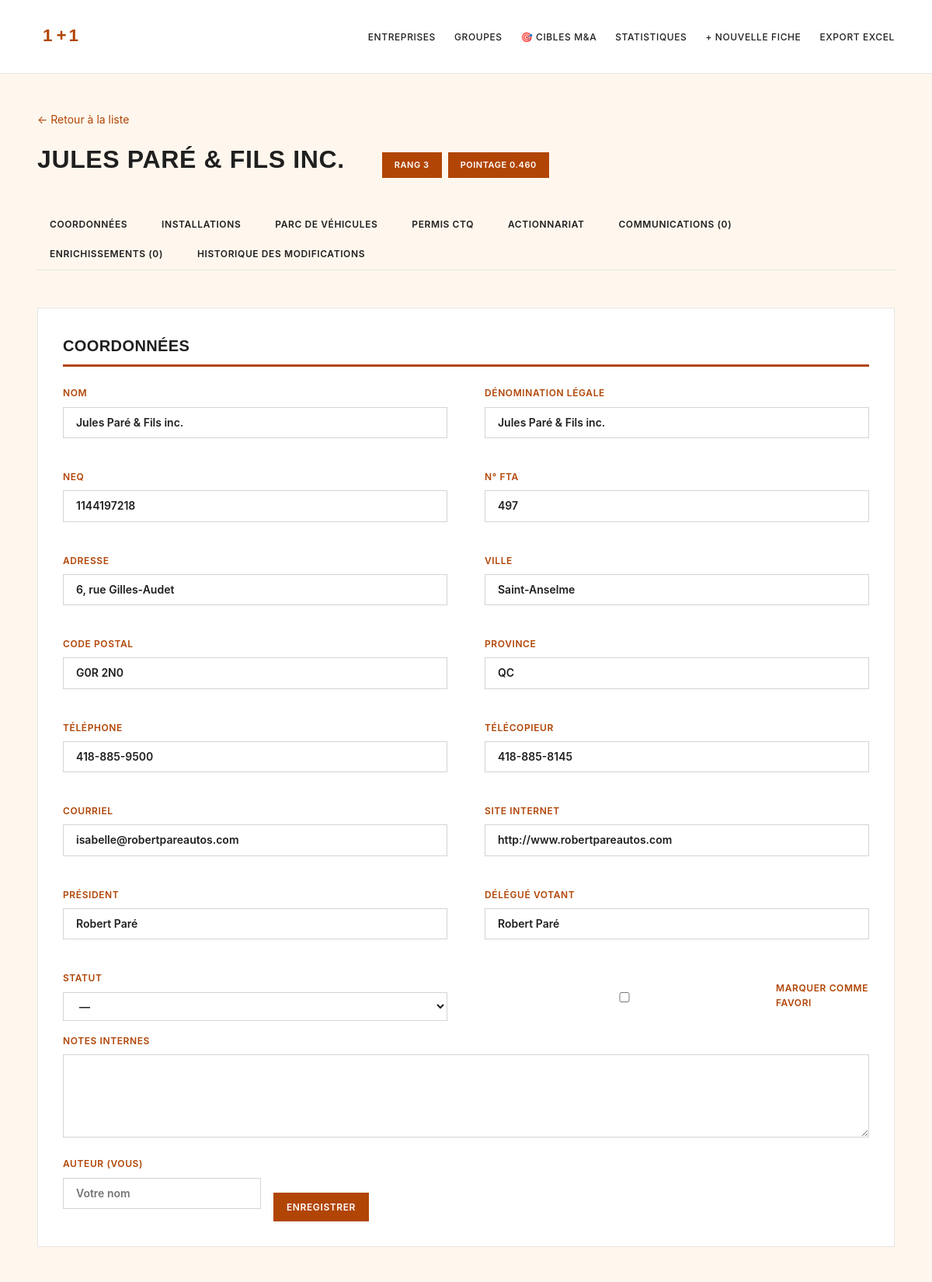
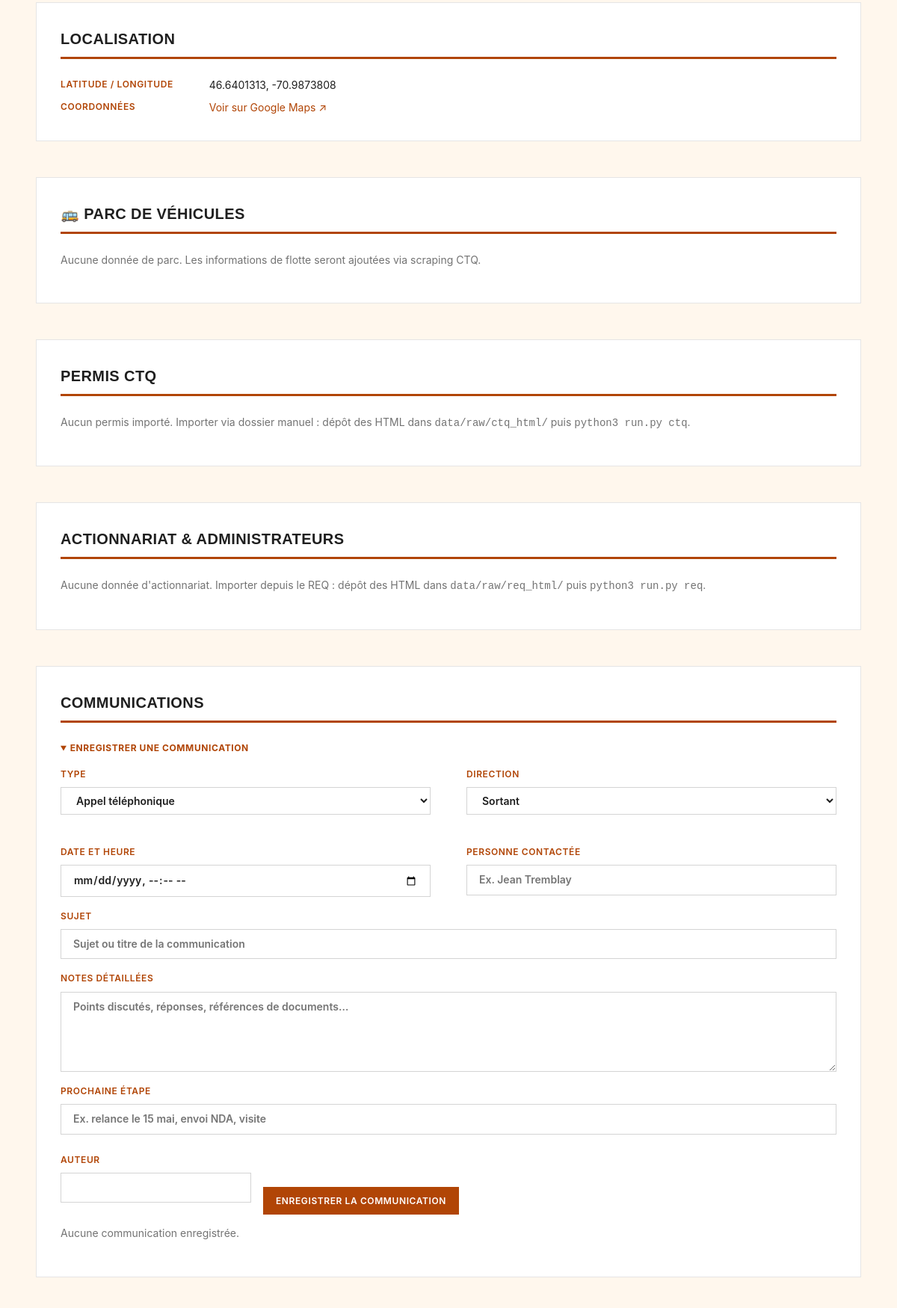
The app's page /op/162 (upper part) with its own data (2 pictures, top to bottom).
### tables this page shows
CREATE TABLE operators (
    id              INTEGER PRIMARY KEY AUTOINCREMENT,
    fta_no          TEXT UNIQUE,
    name            TEXT NOT NULL,
    legal_name      TEXT,
    neq             TEXT,
    address         TEXT,
    city            TEXT,
    postal          TEXT,
    province        TEXT,
    phone           TEXT,
    fax             TEXT,
    email           TEXT,
    website         TEXT,
    president       TEXT,
    delegue_votant  TEXT,
    lat             REAL,
    lng             REAL,
    place_id        TEXT,
    group_id        INTEGER REFERENCES groups(id),
    group_reason    TEXT,            -- why assigned to this group
    notes           TEXT,
    created_at      TEXT DEFAULT CURRENT_TIMESTAMP,
    updated_at      TEXT DEFAULT CURRENT_TIMESTAMP
, status TEXT, owner_flag INTEGER, last_contact_at TEXT);

CREATE TABLE scores (
    operator_id         INTEGER PRIMARY KEY REFERENCES operators(id) ON DELETE CASCADE,
    size_score          REAL,
    independence_score  REAL,
    clarity_score       REAL,
    succession_score    REAL,
    ma_fit_score        REAL,
    rank                INTEGER,
    rationale           TEXT,
    scored_at           TEXT DEFAULT CURRENT_TIMESTAMP
);

### src/webapp.py (the view)
@app.route("/op/<int:op_id>")
def op_detail(op_id: int):
    db = get_db()
    op = db.execute("""
        SELECT o.*, g.name AS group_name, g.kind AS group_kind,
               g.is_excluded AS group_excluded,
               s.rank, s.ma_fit_score, s.size_score, s.independence_score,
               s.clarity_score, s.succession_score, s.rationale
        FROM operators o
        LEFT JOIN groups g ON o.group_id = g.id
        LEFT JOIN scores s ON s.operator_id = o.id
        WHERE o.id = ?
    """, (op_id,)).fetchone()
    if not op:
        abort(404)
    facility = db.execute(
        "SELECT * FROM facility WHERE operator_id=? ORDER BY id DESC LIMIT 1",
        (op_id,)).fetchone()
    fleet = db.execute(
        "SELECT * FROM fleet WHERE operator_id=? ORDER BY id DESC",
        (op_id,)).fetchall()
    permits = db.execute(
        "SELECT * FROM permits WHERE operator_id=? ORDER BY permit_type",
        (op_id,)).fetchall()
    ownership = db.execute(
        "SELECT * FROM ownership WHERE operator_id=? ORDER BY role, entity_name",
        (op_id,)).fetchall()
    comms = db.execute(
        "SELECT * FROM communications WHERE operator_id=? "
        "ORDER BY occurred_at DESC, id DESC", (op_id,)).fetchall()
    enrichments = db.execute(
        "SELECT * FROM enrichments WHERE operator_id=? "
        "ORDER BY created_at DESC", (op_id,)).fetchall()
    edits = db.execute(
        "SELECT * FROM edit_log WHERE operator_id=? "
        "ORDER BY created_at DESC LIMIT 50", (op_id,)).fetchall()
    return render_template("op_detail.html",
                           op=op, facility=facility, fleet=fleet,
                           permits=permits, ownership=ownership,
                           comms=comms, enrichments=enrichments, edits=edits)

### src/templates/op_detail.html (shortened to what this page needs)
{% extends "base.html" %}
{% block content %}
<p class="muted"><a href="{{ url_for('index') }}">← Retour à la liste</a></p>
<header class="op-header">
  <h1>
    {{ op['name'] }}
  </h1>
  <div class="badges">
    {% if op['rank'] %}<span class="badge">Rang {{ op['rank'] }}</span>{% endif %}
    {% if op['ma_fit_score'] is not none %}
      <span class="badge">Pointage {{ '%.3f' % op['ma_fit_score'] }}</span>
    {% endif %}
  </div>
</header>
<nav class="tabs">
  <a href="#coordonnees">Coordonnées</a>
  <a href="#installations">Installations</a>
  <a href="#fleet">Parc de véhicules</a>
  <a href="#permis">Permis CTQ</a>
  <a href="#actionnariat">Actionnariat</a>
  <a href="#communications">Communications ({{ comms|length }})</a>
  <a href="#enrichissements">Enrichissements ({{ enrichments|length }})</a>
  <a href="#historique">Historique des modifications</a>
</nav>
<section id="coordonnees" class="card">
  <h2>Coordonnées</h2>
  <form method="post" action="{{ url_for('op_edit', op_id=op['id']) }}">
    <div class="grid2">
      <label>Nom
        <input name="name" value="{{ op['name'] or '' }}" required>
      </label>
      <label>Dénomination légale
        <input name="legal_name" value="{{ op['legal_name'] or '' }}">
      </label>
      <label>NEQ
        <input name="neq" value="{{ op['neq'] or '' }}" pattern="\d{10}" maxlength="10">
      </label>
      <label>N° FTA
        <input value="{{ op['fta_no'] or '' }}" disabled>
      </label>
      <label>Adresse
        <input name="address" value="{{ op['address'] or '' }}">
      </label>
      <label>Ville
        <input name="city" value="{{ op['city'] or '' }}">
      </label>
      <label>Code postal
        <input name="postal" value="{{ op['postal'] or '' }}">
      </label>
      <label>Province
        <input name="province" value="{{ op['province'] or 'QC' }}">
      </label>
      <label>Téléphone
        <input name="phone" value="{{ op['phone'] or '' }}">
      </label>
      <label>Télécopieur
        <input name="fax" value="{{ op['fax'] or '' }}">
      </label>
      <label>Courriel
        <input name="email" type="email" value="{{ op['email'] or '' }}">
      </label>
      <label>Site Internet
        <input name="website" value="{{ op['website'] or '' }}">
      </label>
      <label>Président
        <input name="president" value="{{ op['president'] or '' }}">
      </label>
      <label>Délégué votant
        <input name="delegue_votant" value="{{ op['delegue_votant'] or '' }}">
      </label>
      <label>Statut
        <select name="status">
          <option value="">—</option>
        </select>
      </label>
      <label class="check">
        <input type="checkbox" name="owner_flag" value="1" {% if op['owner_flag'] %}checked{% endif %}>
        Marquer comme favori
      </label>
    </div>
    <label>Notes internes
      <textarea name="notes" rows="4">{{ op['notes'] or '' }}</textarea>
    </label>
    <div class="row">
      <label>Auteur (vous)
        <input name="author" value="{{ author }}" placeholder="Votre nom" required>
      </label>
      <button type="submit">Enregistrer</button>
    </div>
  </form>
</section>
<section id="installations" class="card">
  <h2>Localisation</h2>
  {% if op['lat'] and op['lng'] %}
    <dl class="kv">
      <dt>Latitude / Longitude</dt>
      <dd>{{ op['lat'] }}, {{ op['lng'] }}</dd>
      <dt>Coordonnées</dt>
      <dd><a href="https://maps.google.com/?q={{ op['lat'] }},{{ op['lng'] }}" target="_blank">Voir sur Google Maps ↗</a></dd>
    </dl>
  {% else %}
    <p class="muted">Coordonnées géographiques non disponibles.</p>
  {% endif %}
</section>
<section id="fleet" class="card">
  <h2>🚌 Parc de véhicules</h2>
  {% if fleet %}
    {% set latest_fleet = fleet[0] %}
    <div style="display: grid; grid-template-columns: repeat(2, 1fr); gap: 1rem;">
      <div style="background: #f5f5f5; padding: 1rem; border-radius: 4px;">
        <div style="font-size: 32px; font-weight: bold; color: #d8534a;">{{ latest_fleet['buses_scolaire'] or 0 }}</div>
        <div style="font-size: 12px; color: #666; margin-top: 0.25rem;">Autobus scolaires</div>
      </div>
      <div style="background: #f5f5f5; padding: 1rem; border-radius: 4px;">
        <div style="font-size: 32px; font-weight: bold; color: #d8534a;">{{ latest_fleet['buses_coach'] or 0 }}</div>
        <div style="font-size: 12px; color: #666; margin-top: 0.25rem;">Autobus nolisés/interurbains</div>
      </div>
      <div style="background: #f5f5f5; padding: 1rem; border-radius: 4px;">
        <div style="font-size: 32px; font-weight: bold; color: #d8534a;">{{ latest_fleet['buses_adapte'] or 0 }}</div>
        <div style="font-size: 12px; color: #666; margin-top: 0.25rem;">Transport adapté</div>
      </div>
      <div style="background: #f5f5f5; padding: 1rem; border-radius: 4px;">
        <div style="font-size: 32px; font-weight: bold; color: #d8534a;">{{ latest_fleet['buses_urbain'] or 0 }}</div>
        <div style="font-size: 12px; color: #666; margin-top: 0.25rem;">Transport urbain</div>
      </div>
    </div>
    <div style="margin-top: 1rem; padding: 0.75rem; background: #e8f4f8; border-left: 3px solid #0066cc; font-size: 14px;">
      <strong>Total :</strong> {{ latest_fleet['total'] or 0 }} véhicules
      <br><span style="font-size: 12px; color: #666;">Source : {{ latest_fleet['source'] }} — Mise à jour : {{ latest_fleet['as_of_date'] or '—' }}</span>
    </div>
  {% else %}
    <p class="muted">Aucune donnée de parc. Les informations de flotte seront ajoutées via scraping CTQ.</p>
  {% endif %}
</section>
<section id="permis" class="card">
  <h2>Permis CTQ</h2>
  {% if permits %}
    <table class="grid">
      <thead><tr><th>Type</th><th>N° permis</th><th>Véhicules déclarés</th><th>Statut</th></tr></thead>
      <tbody>
      {% for p in permits %}
        <tr>
          <td>{{ PERMIT_LABELS.get(p['permit_type'], p['permit_type']) }}</td>
          <td>{{ p['permit_no'] or '—' }}</td>
          <td class="num">{{ p['declared_vehicles'] or '—' }}</td>
          <td>{{ p['status'] or '—' }}</td>
        </tr>
      {% endfor %}
      </tbody>
    </table>
  {% else %}
    <p class="muted">Aucun permis importé. Importer via dossier manuel :
      dépôt des HTML dans <code>data/raw/ctq_html/</code> puis
      <code>python3 run.py ctq</code>.</p>
  {% endif %}
</section>
<section id="actionnariat" class="card">
  <h2>Actionnariat &amp; administrateurs</h2>
  {% if ownership %}
    <table class="grid">
      <thead><tr><th>Rôle</th><th>Nom</th><th>Type</th><th>% détenu</th><th>Source</th></tr></thead>
      <tbody>
      {% for o in ownership %}
        <tr>
          <td>{{ o['role'] }}</td>
          <td>{{ o['entity_name'] }}</td>
          <td>{{ o['entity_type'] or '—' }}</td>
          <td class="num">{{ (o['pct'] ~ ' %') if o['pct'] else '—' }}</td>
          <td class="muted small">{{ o['source'] }}</td>
        </tr>
      {% endfor %}
      </tbody>
    </table>
  {% else %}
    <p class="muted">Aucune donnée d'actionnariat. Importer depuis le REQ :
      dépôt des HTML dans <code>data/raw/req_html/</code> puis
      <code>python3 run.py req</code>.</p>
  {% endif %}
</section>
<section id="communications" class="card">
  <h2>Communications</h2>
  <details open>
    <summary><strong>Enregistrer une communication</strong></summary>
    <form method="post" action="{{ url_for('comm_add', op_id=op['id']) }}">
      <div class="grid2">
        <label>Type
          <select name="kind">
            {% for v, lbl in COMM_KIND_CHOICES %}
              <option value="{{v}}">{{lbl}}</option>
            {% endfor %}
          </select>
        </label>
        <label>Direction
          <select name="direction">
            {% for v, lbl in COMM_DIR_CHOICES %}<option value="{{v}}">{{lbl}}</option>{% endfor %}
          </select>
        </label>
        <label>Date et heure
          <input type="datetime-local" name="occurred_at">
        </label>
        <label>Personne contactée
          <input name="contact" placeholder="Ex. Jean Tremblay">
        </label>
      </div>
      <label>Sujet
        <input name="subject" placeholder="Sujet ou titre de la communication">
      </label>
      <label>Notes détaillées
        <textarea name="notes" rows="4"
          placeholder="Points discutés, réponses, références de documents…"></textarea>
      </label>
      <label>Prochaine étape
        <input name="next_step" placeholder="Ex. relance le 15 mai, envoi NDA, visite">
      </label>
      <div class="row">
        <label>Auteur
          <input name="author" value="{{ author }}" required>
        </label>
        <button type="submit">Enregistrer la communication</button>
      </div>
    </form>
  </details>
  {% if comms %}
    <ul class="timeline">
      {% for c in comms %}
        <li>
          <div class="timeline-head">
            <strong>{{ dict(COMM_KIND_CHOICES).get(c['kind'], c['kind']) }}</strong>
            <span class="muted small">· {{ c['direction'] or '' }} · {{ c['occurred_at'] }}</span>
            {% if c['contact'] %}<span class="muted small">· {{ c['contact'] }}</span>{% endif %}
            <span class="muted small">· par {{ c['author'] or '—' }}</span>
          </div>
          {% if c['subject'] %}<div><em>{{ c['subject'] }}</em></div>{% endif %}
          {% if c['notes'] %}<div class="pre">{{ c['notes'] }}</div>{% endif %}
          {% if c['next_step'] %}<div>→ <strong>Prochaine étape :</strong> {{ c['next_step'] }}</div>{% endif %}
          <form method="post" action="{{ url_for('comm_delete', cid=c['id']) }}"
                onsubmit="return confirm('Supprimer cette communication ?')">
            <button class="btn-ghost small" type="submit">Supprimer</button>
          </form>
        </li>
      {% endfor %}
    </ul>
  {% else %}
    <p class="muted">Aucune communication enregistrée.</p>
  {% endif %}
</section>
{% endblock %}

### records on screen
operators: name "JULES PARÉ & FILS INC.", name "Jules Paré & Fils inc.", legal_name "Jules Paré & Fils inc.", neq "1144197218", fta_no "497", address "6, rue Gilles-Audet", city "Saint-Anselme", postal "G0R 2N0", province "QC", phone "418-885-9500", fax "418-885-8145", email "isabelle@robertpareautos.com", website "http://www.robertpareautos.com", president "Robert Paré", delegue_votant "Robert Paré", lat "46.6401313", lng "-70.9873808"
scores: rank "3", ma_fit_score "0.460"

### other values on screen
{{ comms|length }} "0"
{{ enrichments|length }} "0"
form field kind "Appel téléphonique"
form field direction "Sortant"
